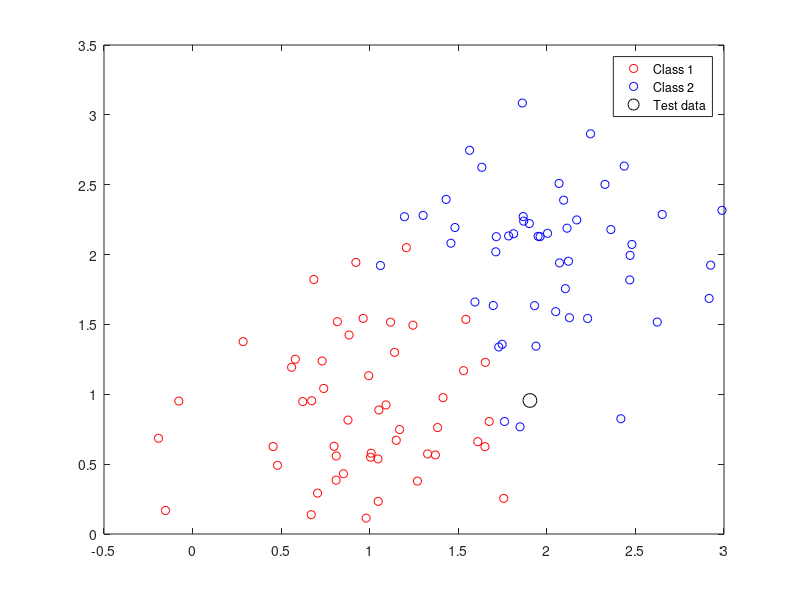

The MATLAB source for this figure:
function demo_KNN
clear;clc;close all;
dbstop if error
rng(1);

%% Generate data from two Gaussion distribution
N = 100;
mu1 = [1,1];
mu2 = [2,2];
sigma = 0.2 * eye(2);
X = [mvnrnd(mu1,sigma,N/2);mvnrnd(mu2,sigma,N/2)];
label = [ones(N/2,1); -ones(N/2,1)];
X_test = mvnrnd(mu1,sigma,1);

% Show the toy data
figure;
hold on;
plot(X(label==1,1),X(label==1,2),'ro');
plot(X(label==-1,1),X(label==-1,2),'bo');
plot(X_test(1,1),X_test(1,2), 'ko', 'markersize', 10);
hold off;
box on;
legend('Class 1', 'Class 2', 'Test data');

%% KNN
K = 5;
[D, I] = pdist2(X, X_test, 'euclidean', 'Smallest', 5);
pred_label = sign(sum(label(I)));

%% Create KD Tree
data = [2,3; 5,4; 9,6; 4,7; 8,1; 7,2];
tree = create_KDTree(data);

%% Search KD Tree
% x = [2.1,3.1];
x = [2, 4.5];
neighbor = kdtree_search(tree, x);
end

%% KD Tree
function tree = create_KDTree(X, parent_number, split_dim)

global tree_node;
global node_number;

if nargin == 1
    [n, d] = size(X);
    X(:,d+1) = 1:n';
    node_number = 1;
    split_dim = 0;
    parent_number = 0;
    
    % initialize the node
    node.type = 'node';
    node.left = 0;
    node.right = 0;
    node.split_dim = 0;
    node.split_val = 0;
    node.vector = zeros(1,d); % store the sample
    node.parent = 0;
    node.index = 0;
    node.numpoints = 0;
    
    % initialize the tree
    cell_node(1:n) = node;
    tree_node = cell_node;
    clear cell_node;
else
    [n,d] = size(X(:,1:end-1));
    node_number = node_number + 1;
end

assigned_nn = node_number; % assigned node number for this particular iteration

% set assignments to current node
tree_node(assigned_nn).parent = parent_number;

% only one data point left
if n == 1
    tree_node(assigned_nn).type = 'leaf';
    tree_node(assigned_nn).left = [];
    tree_node(assigned_nn).right = [];
    tree_node(assigned_nn).vector = X(:,1:end-1);
    tree_node(assigned_nn).index = X(:,end);
    tree_node(assigned_nn).numpoints = 1;
else
    
    % if there are more than 1 data point left
    variance = var(X(:,1:end-1));
    [~, split_dim] = max(variance);
    [~,idx] = sort(X(:,split_dim));
    pos = idx(floor(n/2)+1); % the position of median value
    
    tree_node(assigned_nn).type = 'node';
    
    % for feature value less than the median
    i = find(X(:,split_dim) < X(pos,split_dim));
    tree_node(assigned_nn).left = create_KDTree(X(i,:), assigned_nn, split_dim);
    
    j = X(:,split_dim) > X(pos,split_dim);
    if sum(j)>0
        tree_node(assigned_nn).right = create_KDTree(X(j,:), assigned_nn, split_dim);
    else
        tree_node(assigned_nn).right = [];
    end
    %
    tree_node(assigned_nn).split_dim = split_dim;
    tree_node(assigned_nn).split_val = X(pos,split_dim);
    tree_node(assigned_nn).vector = X(pos,1:end-1);
    tree_node(assigned_nn).index = X(pos,end);
    tree_node(assigned_nn).numpoints = n;
end

if nargin == 1
    tree = tree_node;
    clear global tree_node;
else
    tree = assigned_nn;
end
end

%% Search KD Tree
function nearest = kdtree_search(tree_node, x)
nearest = [];
search_path = [];
current_nn = 1;
next_nn = 1;

% forward search
while 1
    current_nn = next_nn;
    
    if strcmp(tree_node(current_nn).type, 'node')
        split_dim = tree_node(current_nn).split_dim;
        if x(split_dim) < tree_node(current_nn).split_val
            next_nn = tree_node(current_nn).left;
        else
            next_nn = tree_node(current_nn).right;
        end
        search_path = [search_path;current_nn];
    else
        nearest = current_nn;
        near_dist = norm(x-tree_node(nearest).vector);
        break;
    end
    
end

% backward search
while ~isempty(search_path)
    current_nn = search_path(end);
    dist = norm(x-tree_node(current_nn).vector);
    split_dim = tree_node(current_nn).split_dim;
    if strcmp(tree_node(current_nn).type, 'node')
        search_path(end) = [];
        if (x(split_dim)<=tree_node(current_nn).split_val) && (tree_node(current_nn).split_val <= x(split_dim)+near_dist)
            
            search_path = [search_path;tree_node(current_nn).right];
            if dist < near_dist
                near_dist = dist;
                nearest = current_nn;
            end
        elseif (tree_node(current_nn).split_val<=x(split_dim)) && (x(split_dim)-near_dist<=tree_node(current_nn).split_val)
            
            search_path = [search_path;tree_node(current_nn).left];
            if dist < near_dist
                near_dist = dist;
                nearest = current_nn;
            end
        end
    else
        if dist < near_dist
            near_dist = dist;
            nearest = current_nn;
        end
        search_path(end) = [];
    end
end
end

